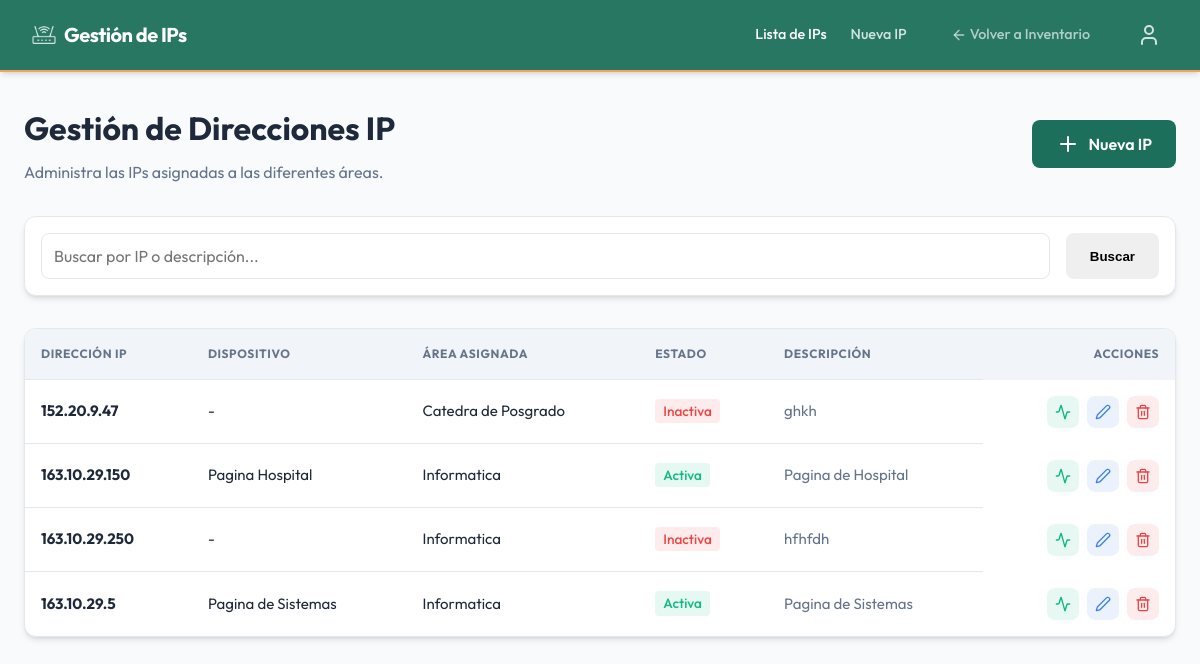
Before: /ips/ (signed in) with the older database file.
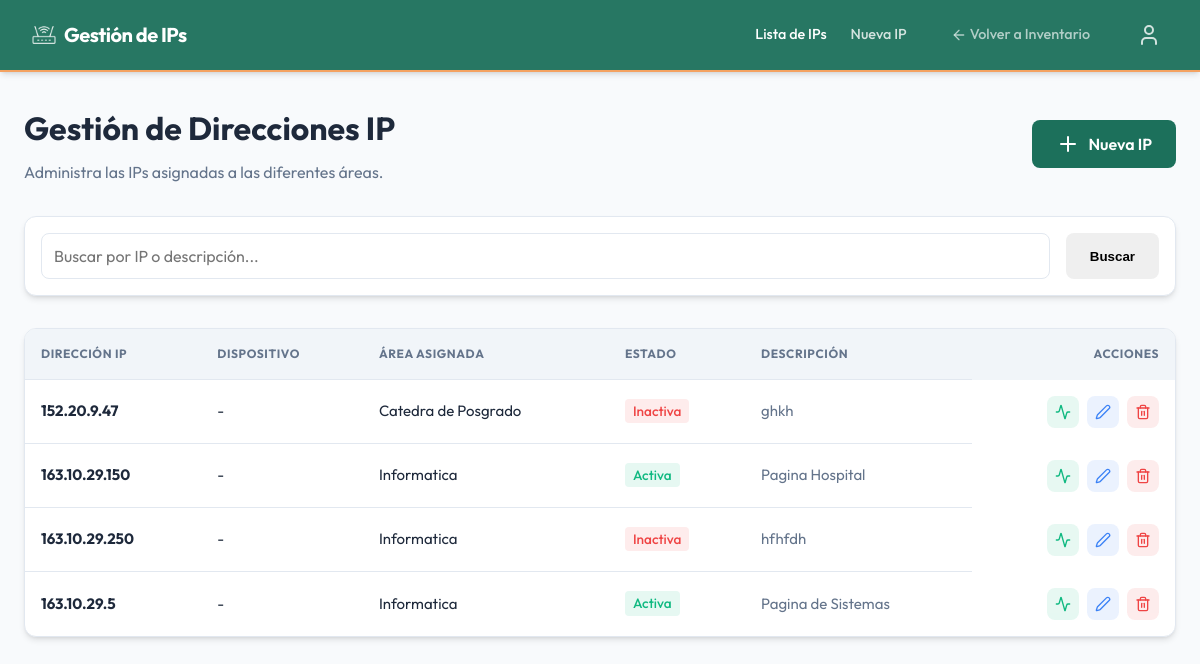
After: the same page with the newer database file.
### gestion_ips/models.py (models this page shows, shortened)
class DireccionIP(models.Model):
    ESTADOS = [
        ('ACTIVA', 'Activa'),
        ('INACTIVA', 'Inactiva'),
        ('RESERVADA', 'Reservada'),
    ]
    direccion_ip = models.GenericIPAddressField(unique=True, verbose_name="Dirección IP")
    area = models.ForeignKey(Area, on_delete=models.SET_NULL, null=True, blank=True, verbose_name="Área Asignada", related_name="ips")
    dispositivo = models.OneToOneField(Item, on_delete=models.SET_NULL, null=True, blank=True, verbose_name="Dispositivo / Máquina Asignada", related_name="ip_asignada")
    descripcion = models.CharField(max_length=200, blank=True, null=True, verbose_name="Descripción / Equipo")
    estado = models.CharField(max_length=20, choices=ESTADOS, default='ACTIVA', verbose_name="Estado")
    fecha_actualizacion = models.DateTimeField(auto_now=True, verbose_name="Última actualización")
    class Meta:
        verbose_name = "Dirección IP"
        verbose_name_plural = "Direcciones IP"
        ordering = ['direccion_ip']

### inventario/models.py (models this page shows, shortened)
class Item(models.Model):
    CATEGORIES = [
        ('PC', 'PC'),
        ('Impresora', 'Impresora'),
        ('Notebook', 'Notebook'),
        ('Redes', 'Redes'),
        ('Otro', 'Otro'),
    ]
    nombre = models.CharField(max_length=200)
    categoria = models.CharField(max_length=50, choices=CATEGORIES, default='Hardware')
    descripcion = models.TextField(blank=True, null=True)
    responsable = models.ForeignKey(Persona, on_delete=models.SET_NULL, null=True, blank=True, verbose_name="Responsable")
    responsable_otro = models.CharField(max_length=200, blank=True, null=True, verbose_name="Nombre de responsable (Otro)")
    area = models.ForeignKey(Area, on_delete=models.SET_NULL, null=True, blank=True, verbose_name="Área")
    class Meta:
        verbose_name = "Ítem"
        verbose_name_plural = "Ítems"

class Area(models.Model):
    nombre = models.CharField(max_length=100, verbose_name="Nombre del Área")
    class Meta:
        verbose_name = "Área"
        verbose_name_plural = "Áreas"

### gestion_ips/views.py (the view)
# urls.py: path('', views.IPListView.as_view(), name='ip_list'),
class IPListView(LoginRequiredMixin, ListView):
    model = DireccionIP
    template_name = 'gestion_ips/ip_list.html'
    context_object_name = 'ips'
    def get_queryset(self):
        query = self.request.GET.get('q')
        if query:
            return DireccionIP.objects.filter(direccion_ip__icontains=query) | DireccionIP.objects.filter(descripcion__icontains=query)
        return DireccionIP.objects.all()

### templates/gestion_ips/ip_list.html (shortened to what the changed rows need)
{% extends 'base_ips.html' %}
{% load static %}
{% block content %}
<div class="header-actions"
    style="display: flex; justify-content: space-between; align-items: center; margin-bottom: 2rem;">
    <div>
        <h1 style="margin: 0;">Gestión de Direcciones IP</h1>
    </div>
</div>
<div class="table-container">
    <table class="table" style="width: 100%; border-collapse: collapse;">
        <thead style="background: var(--bg-color);">
            <tr>
                <th style="padding: 1rem; text-align: left; border-bottom: 1px solid var(--border-color);">Dirección IP
                </th>
                <th style="padding: 1rem; text-align: left; border-bottom: 1px solid var(--border-color);">Dispositivo
                </th>
                <th style="padding: 1rem; text-align: left; border-bottom: 1px solid var(--border-color);">Área Asignada
                </th>
                <th style="padding: 1rem; text-align: left; border-bottom: 1px solid var(--border-color);">Estado</th>
                <th style="padding: 1rem; text-align: left; border-bottom: 1px solid var(--border-color);">Descripción
                </th>
                <th style="padding: 1rem; text-align: right; border-bottom: 1px solid var(--border-color);">Acciones
                </th>
            </tr>
        </thead>
        <tbody>
            {% for ip in ips %}
            <tr style="border-bottom: 1px solid var(--border-color); transition: background 0.2s;">
                <td style="padding: 1rem;"><strong>{{ ip.direccion_ip }}</strong></td>
                <td style="padding: 1rem;">{{ ip.dispositivo.nombre|default:"-" }}</td>
                <td style="padding: 1rem;">{{ ip.area.nombre|default:"Sin área" }}</td>
                <td style="padding: 1rem;">
                    {% if ip.estado == 'ACTIVA' %}
                    <span
                        style="background: rgba(16, 185, 129, 0.1); color: #10b981; padding: 0.2rem 0.5rem; border-radius: 4px; font-size: 0.85rem; font-weight: 500;">Activa</span>
                    {% elif ip.estado == 'INACTIVA' %}
                    <span
                        style="background: rgba(239, 68, 68, 0.1); color: #ef4444; padding: 0.2rem 0.5rem; border-radius: 4px; font-size: 0.85rem; font-weight: 500;">Inactiva</span>
                    {% else %}
                    <span
                        style="background: rgba(245, 158, 11, 0.1); color: #f59e0b; padding: 0.2rem 0.5rem; border-radius: 4px; font-size: 0.85rem; font-weight: 500;">Reservada</span>
                    {% endif %}
                </td>
                <td style="padding: 1rem; color: var(--text-muted);">{{ ip.descripcion|default:"-" }}</td>
                <td
                    style="padding: 1rem; text-align: right; white-space: nowrap; display: flex; justify-content: flex-end; gap: 0.5rem; border-top: none;">
                    <a href="{% url 'ip_ping' ip.pk %}" class="btn"
                        style="padding: 0.5rem; background: rgba(16, 185, 129, 0.1); color: #10b981;"
                        title="Ping (Cambiar Estado)">
                        <i data-lucide="activity" style="width: 16px; height: 16px;"></i>
                    </a>
                    <a href="{% url 'ip_update' ip.pk %}" class="btn"
                        style="padding: 0.5rem; background: rgba(59, 130, 246, 0.1); color: #3b82f6;">
                        <i data-lucide="edit-2" style="width: 16px; height: 16px;"></i>
                    </a>
                    <a href="{% url 'ip_delete' ip.pk %}" class="btn"
                        style="padding: 0.5rem; background: rgba(239, 68, 68, 0.1); color: #ef4444;">
                        <i data-lucide="trash-2" style="width: 16px; height: 16px;"></i>
                    </a>
                </td>
            </tr>
            {% empty %}
            <tr>
                <td colspan="6" style="padding: 2rem; text-align: center; color: var(--text-muted);">
                    No se encontraron direcciones IP.
                </td>
            </tr>
            {% endfor %}
        </tbody>
    </table>
</div>
{% endblock %}

Changed rows visible on the page:
changed DireccionIP "Pagina Hospital": dispositivo.nombre "Pagina Hospital" → "-"; descripcion "Pagina de Hospital" → "Pagina Hospital"
changed DireccionIP "Pagina de Sistemas": dispositivo.nombre "Pagina de Sistemas" → "-"
